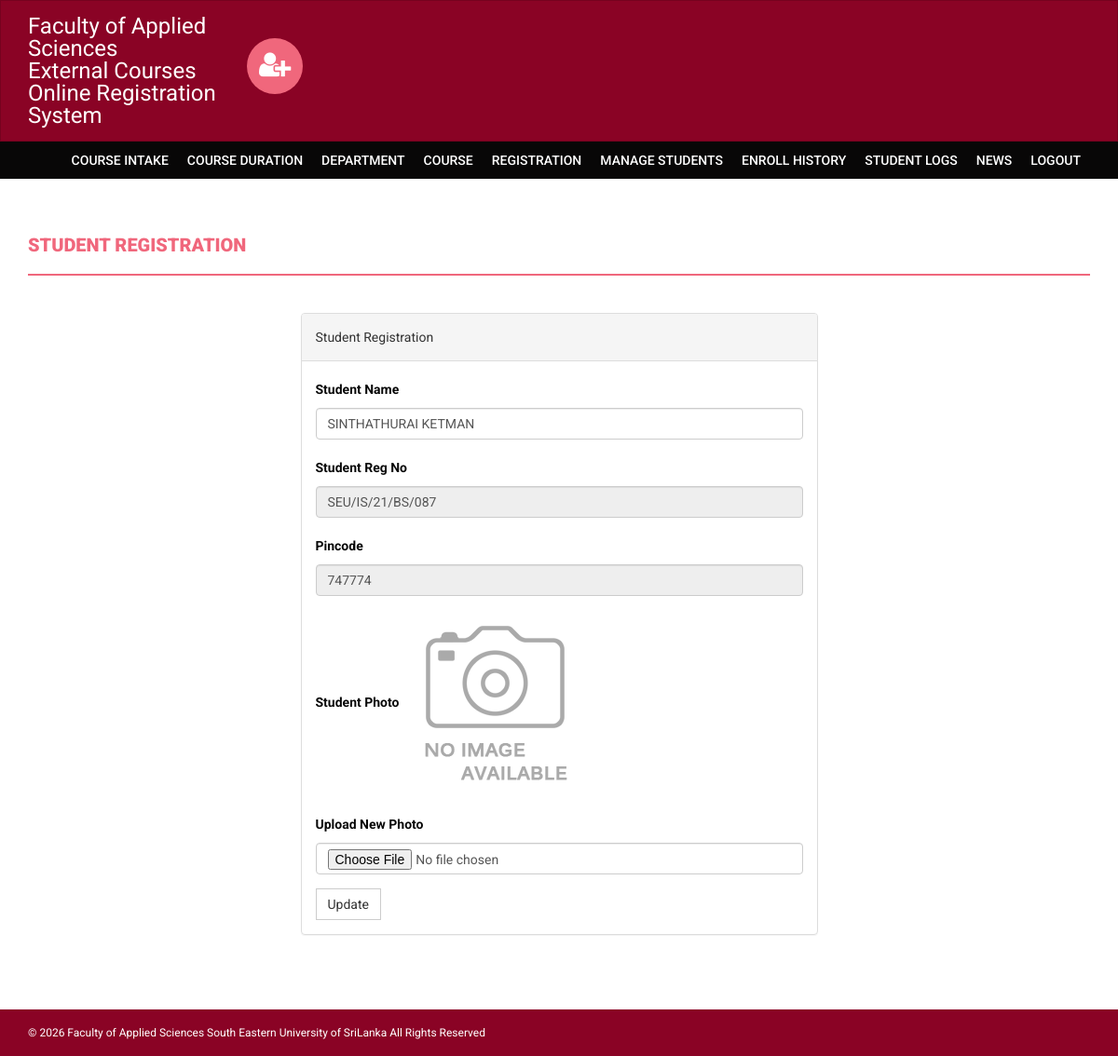
/onlinecourse/admin/edit-student-profile.php?id=SEU/IS/21/BS/087 (signed in), run on the app's committed database.
### tables this page shows
CREATE TABLE `students` (
  `StudentRegno` varchar(255) NOT NULL,
  `studentPhoto` varchar(255) DEFAULT NULL,
  `password` varchar(255) DEFAULT NULL,
  `studentName` varchar(255) DEFAULT NULL,
  `pincode` varchar(255) DEFAULT NULL,
  `session` varchar(255) DEFAULT NULL,
  `department` varchar(255) DEFAULT NULL,
  `semester` varchar(255) DEFAULT NULL,
  `creationdate` timestamp NULL DEFAULT current_timestamp(),
  `updationDate` varchar(255) DEFAULT NULL
);

### onlinecourse/admin/edit-student-profile.php (the view, shortened to what this page needs)
<?php
if (strlen($_SESSION['alogin']) == 0) {
header('location:index.php');
}
else {
?>
<!DOCTYPE html>
<html xmlns="http://www.w3.org/1999/xhtml">
<head>
    <link href="../assets/css/bootstrap.css" rel="stylesheet" />
    <link href="../assets/css/font-awesome.css" rel="stylesheet" />
    <link href="../assets/css/style.css" rel="stylesheet" />
</head>
<body>
<?php include('includes/header.php'); ?>
<?php if ($_SESSION['alogin'] != "")
{
    include('includes/menubar.php');
  }
?>
    <div class="content-wrapper">
        <div class="container">
              <div class="row">
                    <div class="col-md-12">
                        <h1 class="page-head-line">Student Registration  </h1>
                    </div>
                </div>
                <div class="row" >
                  <div class="col-md-3"></div>
                    <div class="col-md-6">
                        <div class="panel panel-default">
                        <div class="panel-heading">
                          Student Registration
                        </div>
<?php
$regid = ($_GET['id']);
  $sql = mysqli_query($con, "select * from students where StudentRegno='$regid'");
  while ($row = mysqli_fetch_array($sql))
{ ?>
                        <div class="panel-body">
                       <form name="dept" method="post" enctype="multipart/form-data">
   <div class="form-group">
    <label for="studentname">Student Name  </label>
    <input type="text" class="form-control" id="studentname" name="studentname" value="<?php echo htmlentities($row['studentName']); ?>"  />
  </div>
 <div class="form-group">
    <label for="studentregno">Student Reg No   </label>
    <input type="text" class="form-control" id="studentregno" name="studentregno" value="<?php echo htmlentities($row['StudentRegno']); ?>"  placeholder="Student Reg no" readonly />
  </div>
<div class="form-group">
    <label for="Pincode">Pincode  </label>
    <input type="text" class="form-control" id="Pincode" name="Pincode" readonly value="<?php echo htmlentities($row['pincode']); ?>" required />
  </div>
<div class="form-group">
    <label for="studentphoto">Student Photo  </label>
   <?php if ($row['studentPhoto'] == "") { ?>
   <img src="../studentphoto/noimage.png" width="200" height="200"><?php
    }
    else { ?>
   <img src="../studentphoto/<?php echo htmlentities($row['studentPhoto']); ?>" width="200" height="200">
   <?php
    }?>
  </div>
<div class="form-group">
    <label for="studentphoto">Upload New Photo  </label>
    <input type="file" class="form-control" id="photo" name="photo"  value="<?php echo htmlentities($row['studentPhoto']); ?>" />
  </div>
  <?php
  }?>
 <button type="submit" name="submit" id="submit" class="btn btn-default">Update</button>
</form>
                            </div>
                            </div>
                    </div>
                </div>
            </div>
        </div>
  <?php include('includes/footer.php'); ?>
</body>
</html>
<?php
}?>

### onlinecourse/assets/css/style.css (style rules this page uses)
body { font-family: 'Roboto', sans-serif; line-height: 30px; }
.content-wrapper { margin-top: 40px; min-height: 600px; padding-bottom: 60px; }
.page-head-line { font-weight: 900; padding-bottom: 20px; border-bottom: 2px solid #F0677C; text-transform: uppercase; color: #F0677C; font-size: 20px; margin-bottom: 40px; }
.btn { border-radius: 0px; -webkit-border-radius: 0px; -moz-border-radius: 0px; }

### data on the page
students: studentname "SINTHATHURAI KETMAN", studentregno "SEU/IS/21/BS/087", Pincode "747774"
